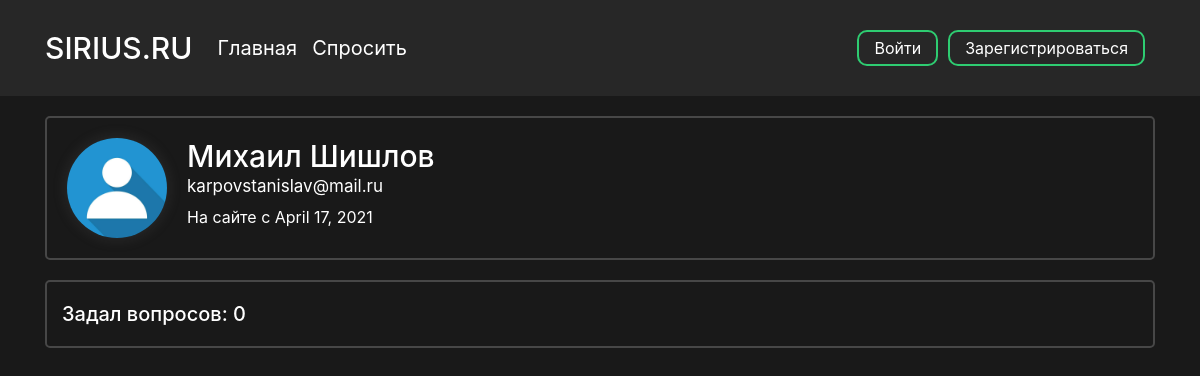
/profile/2, run on an earlier commit of the app's database.
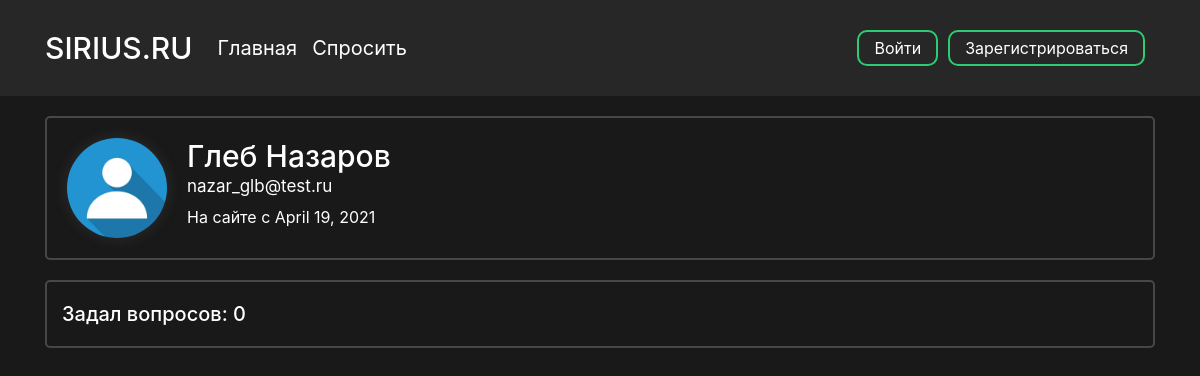
And on a later commit of the database.
### data/users.py (models this page shows, shortened)
class User(SqlAlchemyBase, UserMixin):
    __tablename__ = 'users'
    id = sqlalchemy.Column(sqlalchemy.Integer,
                           primary_key=True, autoincrement=True)
    surname = sqlalchemy.Column(sqlalchemy.String, nullable=True)
    name = sqlalchemy.Column(sqlalchemy.String, nullable=True)
    image_file = sqlalchemy.Column(sqlalchemy.String, nullable=False, default='default.jpg')
    age = sqlalchemy.Column(sqlalchemy.Integer, nullable=True)
    country = sqlalchemy.Column(sqlalchemy.String, nullable=True)
    city = sqlalchemy.Column(sqlalchemy.String, nullable=True)
    email = sqlalchemy.Column(sqlalchemy.String,
                              index=True, unique=True, nullable=True)
    hashed_password = sqlalchemy.Column(sqlalchemy.String, nullable=True)
    registration_date = sqlalchemy.Column(sqlalchemy.DateTime,
                                      default=datetime.datetime.utcnow)
    def get_questions(self):
        from .db_session import create_session
        from .questions import Question
        db_sess = create_session()
        questions = db_sess.query(Question).filter(Question.user_id == self.id).all()
        return questions

### main.py (the view, shortened to what this page needs)
@app.route("/profile/<int:profile_id>", methods=["GET", "POST"])
def profile_page(profile_id):
    form = UpdateProfileForm()
    db_sess = db_session.create_session()
    return render_template("profile.html", user=load_user(profile_id), form=form)

### data/db_session.py (called while the page is built)
def create_session() -> Session:
    global __factory
    return __factory()

### main.py (called while the page is built)
@manager.user_loader
def load_user(user_id):
    db_sess = db_session.create_session()
    user = db_sess.query(User).filter(User.id == user_id).first()
    return user

### templates/profile.html (shortened to what this page needs)
<head>
    <link rel="stylesheet" type="text/css" href="{{ url_for('static', filename='css/profile.css')}}">
</head>
{% extends "base.html" %}
{% block content %}
<div class="profile-block">
        <div class="profile-info">
            <img src="{{ url_for('static', filename='images/profile_pics/' + user.image_file) }}" alt="" class="profile_picture">
            <div class="info">
                <h3 class="name">{{ user.name }} {{ user.surname}}</h3>
                <p class="email">{{ user.email }}</p>
                <p class="registration-date">На сайте с {{ moment(user.registration_date).format('LL') }}</p>
            </div>
        </div>
    </div>
<div class="user-questions">
    {% set questions = user.get_questions() %}
    <div class="question-count-wrapper">
        <div class="question-count">
            <h5 class="counter">Задал вопросов: {{ questions|length }}</h5>
        </div>
    </div>
</div>
{% endblock %}

What changed in the data, as far as the page shows it:
changed User: name "Михаил" → "Глеб"; surname "Шишлов" → "Назаров"; email "karpovstanislav@mail.ru" → "nazar_glb@test.ru"; registration_date "April 17, 2021" → "April 19, 2021"
